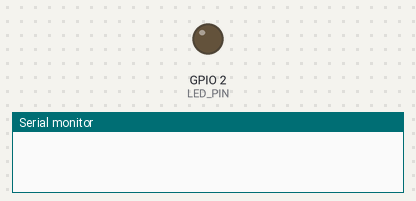
Bench run of a sketch on a simulated ESP32. Shown: output pins drawn as LEDs (lit = HIGH), the last lines printed to the serial monitor.

Above: at 0.0 s.
At 60.1 s:
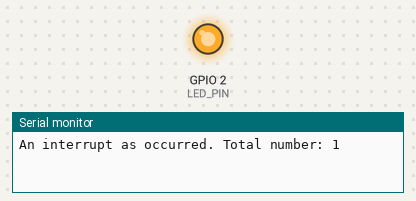
Timing chart, 0 to 121.5 s (numbered marks = the images above):
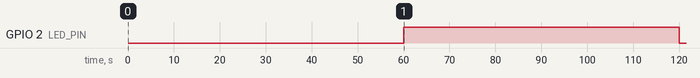

Measured:
- by itself, GPIO 2 (LED_PIN): LOW → HIGH at 60.0 s, → LOW 60.0 s later

The sketch:

interruption-esp32.ino
```cpp
#define LED_PIN 2               // In some ESP32 board have inbuilt LED

volatile int interruptCounter;  //for counting interrupt
int totalInterruptCounter;    //total interrupt counting
int LED_STATE=LOW;
hw_timer_t * timer = NULL;      //H/W timer defining (Pointer to the Structure)

portMUX_TYPE timerMux = portMUX_INITIALIZER_UNLOCKED;

void IRAM_ATTR onTimer() {      //Defining Inerrupt function with IRAM_ATTR for faster access
 portENTER_CRITICAL_ISR(&timerMux);
 interruptCounter++;
 portEXIT_CRITICAL_ISR(&timerMux);
}

void setup() {
 Serial.begin(115200);
 pinMode (LED_PIN, OUTPUT);

 timer = timerBegin(0, 80, true);             // timer 0, prescalar: 80, UP counting
 timerAttachInterrupt(timer, &onTimer, true);   // Attach interrupt
 timerAlarmWrite(timer, 60000000, true);     // Match value= 1000000 for 1 sec. delay.
 timerAlarmEnable(timer);                 // Enable Timer with interrupt (Alarm Enable)
}

void loop() {
 if (interruptCounter > 0) {

   portENTER_CRITICAL(&timerMux);
   interruptCounter--;
   portEXIT_CRITICAL(&timerMux);

   totalInterruptCounter++;           //counting total interrupt

   LED_STATE= !LED_STATE;         //toggle logic
   digitalWrite(LED_PIN, LED_STATE);    //Toggle LED
   Serial.print("An interrupt as occurred. Total number: ");
   Serial.println(totalInterruptCounter);
 }
}
```
